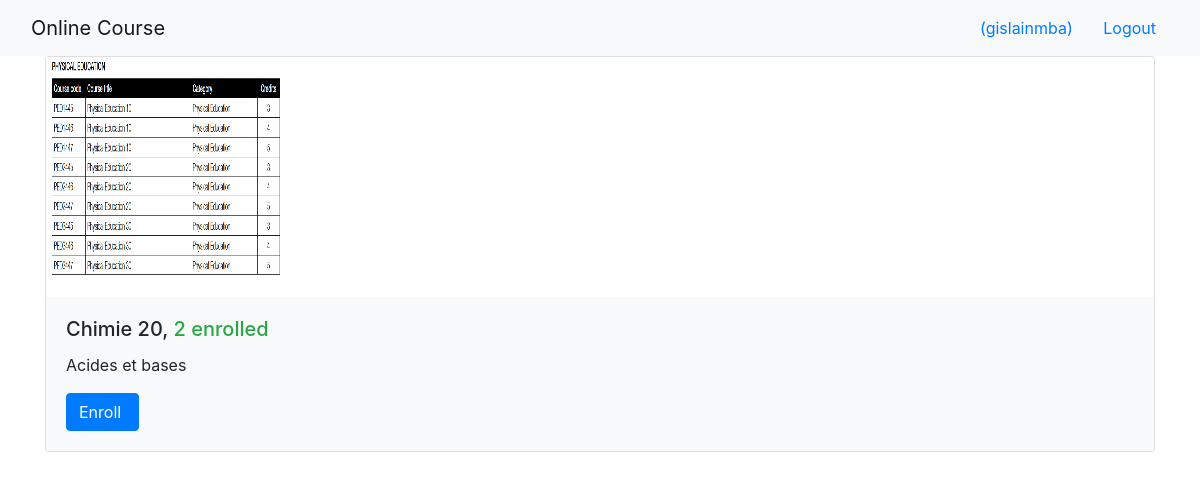
Page /onlinecourse/ (signed in) on the earlier database version.
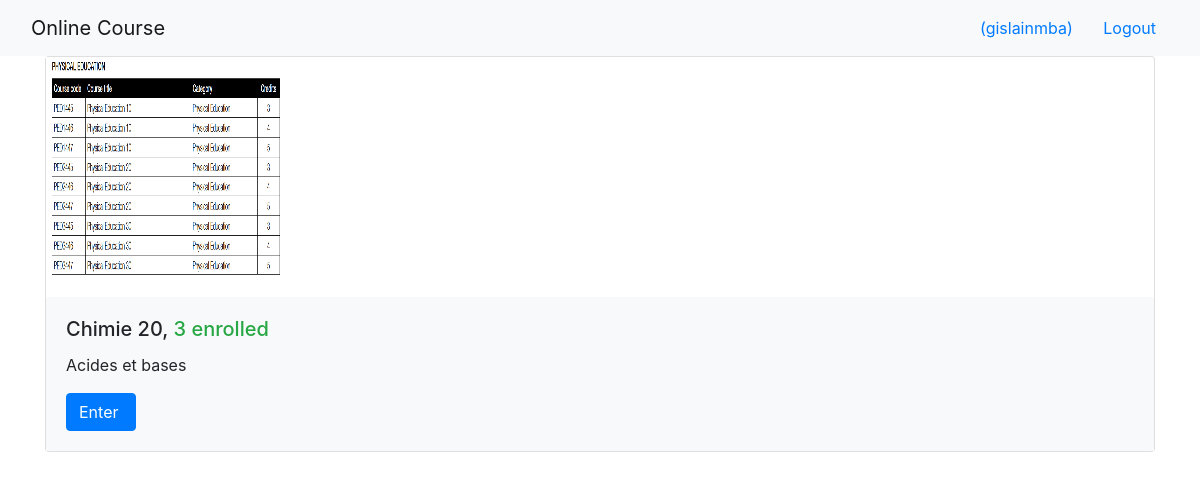
Same page on the later database version.
### onlinecourse/models.py (models this page shows, shortened)
class Course(models.Model):
    name = models.CharField(null=False, max_length=30, default='online course')
    image = models.ImageField(upload_to='course_images/')
    description = models.CharField(max_length=1000)
    pub_date = models.DateField(null=True)
    instructors = models.ManyToManyField(Instructor)
    users = models.ManyToManyField(settings.AUTH_USER_MODEL, through='Enrollment')
    total_enrollment = models.IntegerField(default=0)
    is_enrolled = False

### onlinecourse/views.py (the view)
class CourseListView(generic.ListView):
    template_name = 'onlinecourse/course_list_bootstrap.html'
    context_object_name = 'course_list'
    def get_queryset(self):
        user = self.request.user
        courses = Course.objects.order_by('-total_enrollment')[:10]
        for course in courses:
            if user.is_authenticated:
                course.is_enrolled = check_if_enrolled(user, course)
        return courses

### onlinecourse/views.py (called while the page is built)
def check_if_enrolled(user, course):
    is_enrolled = False
    if user.id is not None:
        num_results = Enrollment.objects.filter(user=user, course=course).count()
        if num_results > 0:
            is_enrolled = True
    return is_enrolled

### onlinecourse/templates/onlinecourse/course_list_bootstrap.html (shortened to what this page needs)
<!DOCTYPE html>
<html lang="en">
<head>
    {% load static %}
    <link rel="stylesheet" href="https://maxcdn.bootstrapcdn.com/bootstrap/4.5.2/css/bootstrap.min.css">
</head>
<body>
    <nav class="navbar navbar-light bg-light">
        <div class="container-fluid">
            <div class="navbar-header">
                  <a class="navbar-brand" href="#">Online Course</a>
            </div>
            <ul class="nav navbar-nav navbar-right">
                {% if user.is_authenticated %}
                <li>
                    <a class="btn btn-link" href="#">{{ user.first_name }}({{ user.username }})</a>
                    <a class="btn btn-link" href="{% url 'onlinecourse:logout' %}">Logout</a>
                </li>
                {% endif %}
            </ul>
        </div>
    </nav>
    {% if course_list %}
        <div class="container">
            <div class="card-deck">
                {% for course in course_list %}
                         <div class="card" style="width: 36rem;">
                          <img class="card-img-left" src="{{MEDIA_URL}}/{{ course.image }}" width="240px" height="240px"
                               alt="Course image">
                          <div class="card-body bg-light">
                              <h5 class="card-title">{{ course.name }}, <span class="text-success">
                                  {{ course.total_enrollment}} enrolled</span></h5>
                            <p class="card-text">{{ course.description}}</p>
                            <form action="{% url 'onlinecourse:enroll' course.id %}" method="post">
                                  <input class="btn btn-primary"  type="submit"
                                         value="{% if course.is_enrolled %}Enter{% else %}Enroll{% endif %} ">
                            </form>
                          </div>
                        </div>
                {% endfor %}
            </div>
        </div>
    {% else %}
        <p>No courses are available.</p>
    {% endif %}
</body>
</html>

Differences in the rows shown:
changed Course "Chimie 20": total_enrollment "2" → "3"; is_enrolled "Enroll" → "Enter"
